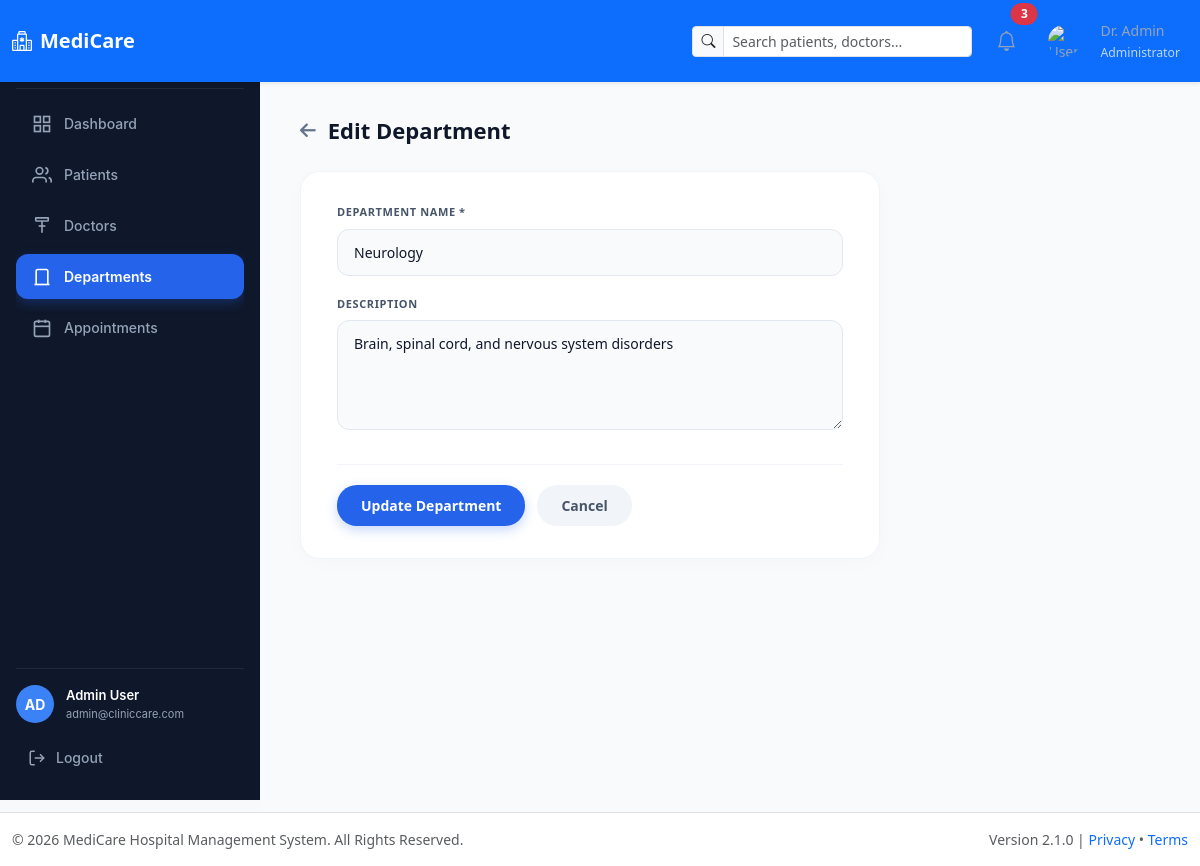
Screenshot of /modules/departments/edit.php?id=4 with the database file from the repository.
### tables this page shows
CREATE TABLE departments (
    id INT AUTO_INCREMENT PRIMARY KEY,
    name VARCHAR(100) NOT NULL,
    description TEXT,
    created_at TIMESTAMP DEFAULT CURRENT_TIMESTAMP
);

### modules/departments/edit.php (the view, shortened to what this page needs)
<?php
require_once '../../config/db.php';
$id = $_GET['id'] ?? null;
try {
    $stmt = $pdo->prepare("SELECT * FROM departments WHERE id = :id");
    $stmt->execute([':id' => $id]);
    $department = $stmt->fetch(PDO::FETCH_ASSOC);
} catch (PDOException $e) {
    die("<h2 style='color:red;'>Database Error: " . $e->getMessage() . "</h2>");
}
if (file_exists('../../includes/header.php')) {
    include '../../includes/header.php';
}
include '../../includes/sidebar.php';
?>
<link rel="stylesheet" href="https://cdnjs.cloudflare.com/ajax/libs/font-awesome/6.4.0/css/all.min.css">
<div class="edit-page-container">
  <div class="page-header-title">
    <a href="index.php" class="back-link" title="Back to Departments">
      <i class="fa-solid fa-arrow-left"></i>
    </a>
    <span>Edit Department</span>
  </div>
  <div class="edit-card">
    <form action="" method="POST">
      <div style="margin-bottom: 20px;">
        <label class="form-label-custom">DEPARTMENT NAME *</label>
        <input
          type="text"
          name="name"
          class="form-control-custom"
          value="<?= htmlspecialchars($department['name']) ?>"
          placeholder="e.g. Cardiology"
          required
        >
      </div>
      <div style="margin-bottom: 10px;">
        <label class="form-label-custom">DESCRIPTION</label>
        <textarea
          name="description"
          rows="4"
          class="form-control-custom"
          placeholder="Brief description of this department and its services..."
        ><?= htmlspecialchars($department['description'] ?? '') ?></textarea>
      </div>
      <div class="form-footer">
        <button type="submit" class="btn-update">Update Department</button>
        <a href="index.php" class="btn-cancel">Cancel</a>
      </div>
    </form>
  </div>
</div>
<?php
if (file_exists('../../includes/footer.php')) {
    include '../../includes/footer.php';
}
?>

### assets/css/style.css (style rules this page uses)
:root { --primary: #1c6ea4; --primary-dark: #14507a; --primary-light: #eaf3fa; --text-dark: #1f2937; --text-muted: #6b7280; --border: #dbe3ea; --error-bg: #fdecea; --error-text: #b3261e; --error-border: #f5c6c3; --success-bg: #e6f4ea; --success-text: #1e7e34; --success-border: #b7dfc0; }
* { margin: 0; padding: 0; box-sizing: border-box; }
body { font-family: 'Segoe UI', Arial, sans-serif; min-height: 100vh; color: var(--text-dark); }

### includes/sidebar.php (style rules this page uses)
:root { --sidebar-bg: #0f172a; --sidebar-text: #94a3b8; --sidebar-active-bg: #2563eb; --sidebar-active-text: #ffffff; --sidebar-hover-bg: #1e293b; }

### modules/departments/edit.php (style rules this page uses)
.edit-page-container { margin-left: 260px; padding: 32px 40px; background-color: #f8fafc; min-height: calc(100vh - 70px); box-sizing: border-box; }
.page-header-title { font-size: 22px; font-weight: 700; color: #0f172a; margin-bottom: 24px; display: flex; align-items: center; gap: 12px; }
.back-link { color: #64748b; font-size: 18px; text-decoration: none; transition: color 0.2s; }
.edit-card { background: #ffffff; border-radius: 20px; padding: 32px 36px; width: 100%; max-width: 580px; box-shadow: 0 4px 20px rgba(0, 0, 0, 0.02); border: 1px solid #f1f5f9; }
.form-label-custom { font-size: 11px; font-weight: 700; color: #475569; text-transform: uppercase; letter-spacing: 0.6px; margin-bottom: 8px; display: block; }
.form-control-custom { width: 100%; background-color: #f8fafc; border: 1px solid #e2e8f0; border-radius: 12px; padding: 12px 16px; font-size: 14px; color: #0f172a; box-sizing: border-box; transition: all 0.2s ease; }
.form-control-custom::placeholder { color: #94a3b8; }
.form-footer { display: flex; align-items: center; gap: 12px; margin-top: 28px; padding-top: 20px; border-top: 1px solid #f1f5f9; }
.btn-update { background-color: #2563eb !important; color: #ffffff !important; padding: 10px 24px !important; border-radius: 20px !important; font-weight: 600 !important; font-size: 14px !important; border: none !important; cursor: pointer; box-shadow: 0 4px 12px rgba(37, 99, 235, 0.25); transition: all 0.2s ease; }
.btn-cancel { background-color: #f1f5f9 !important; color: #475569 !important; padding: 10px 24px !important; border-radius: 20px !important; font-weight: 600 !important; font-size: 14px !important; text-decoration: none !important; display: inline-block; transition: all 0.2s ease; }

### rows the page displays
departments: name "Neurology", description "Brain, spinal cord, and nervous system disorders"

### other values shown
$avatar_initials "AD"
$user_name "Admin User"
$user_email "admin@cliniccare.com"
